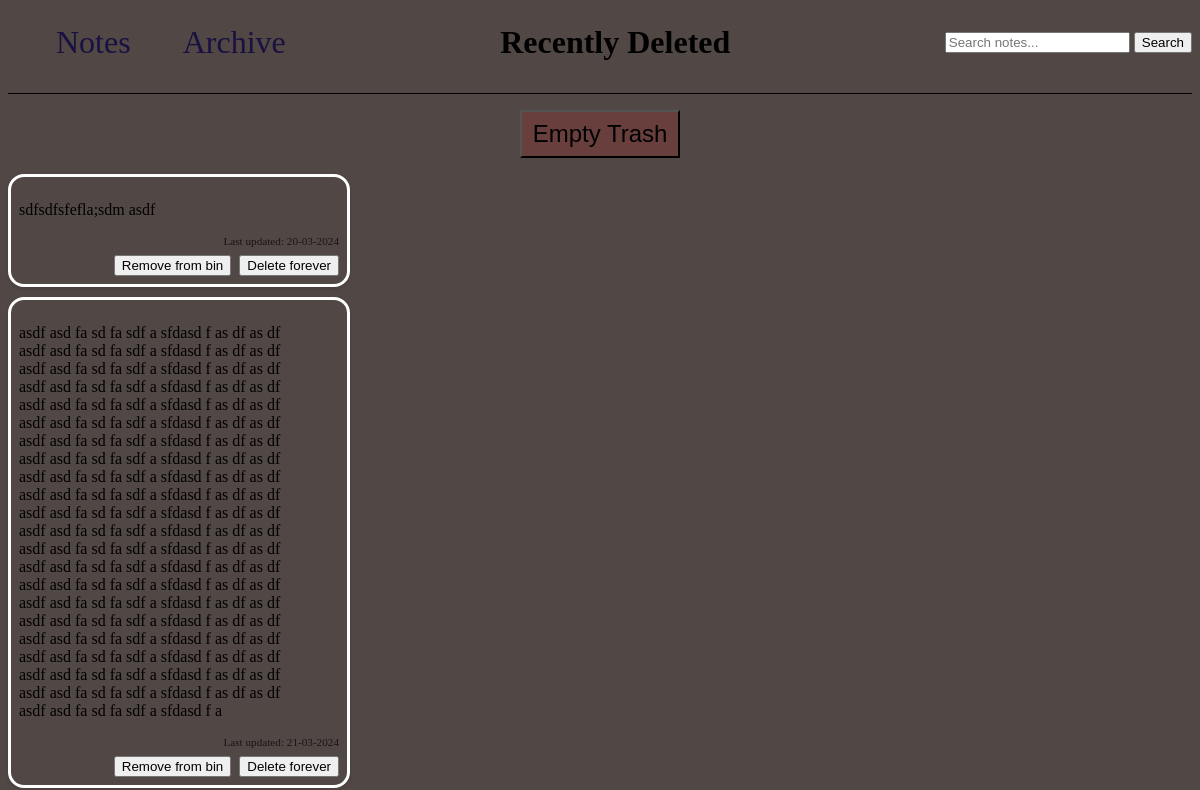
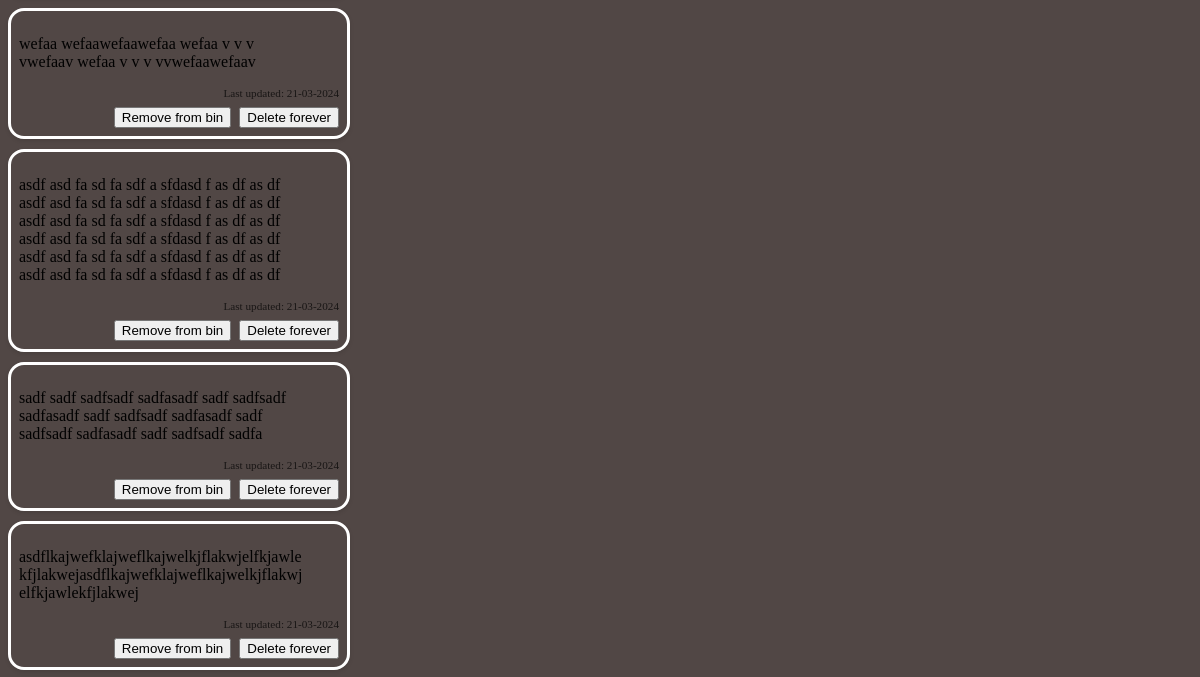
The page /bin (upper part) on the database as committed earlier (2 pictures, top to bottom).
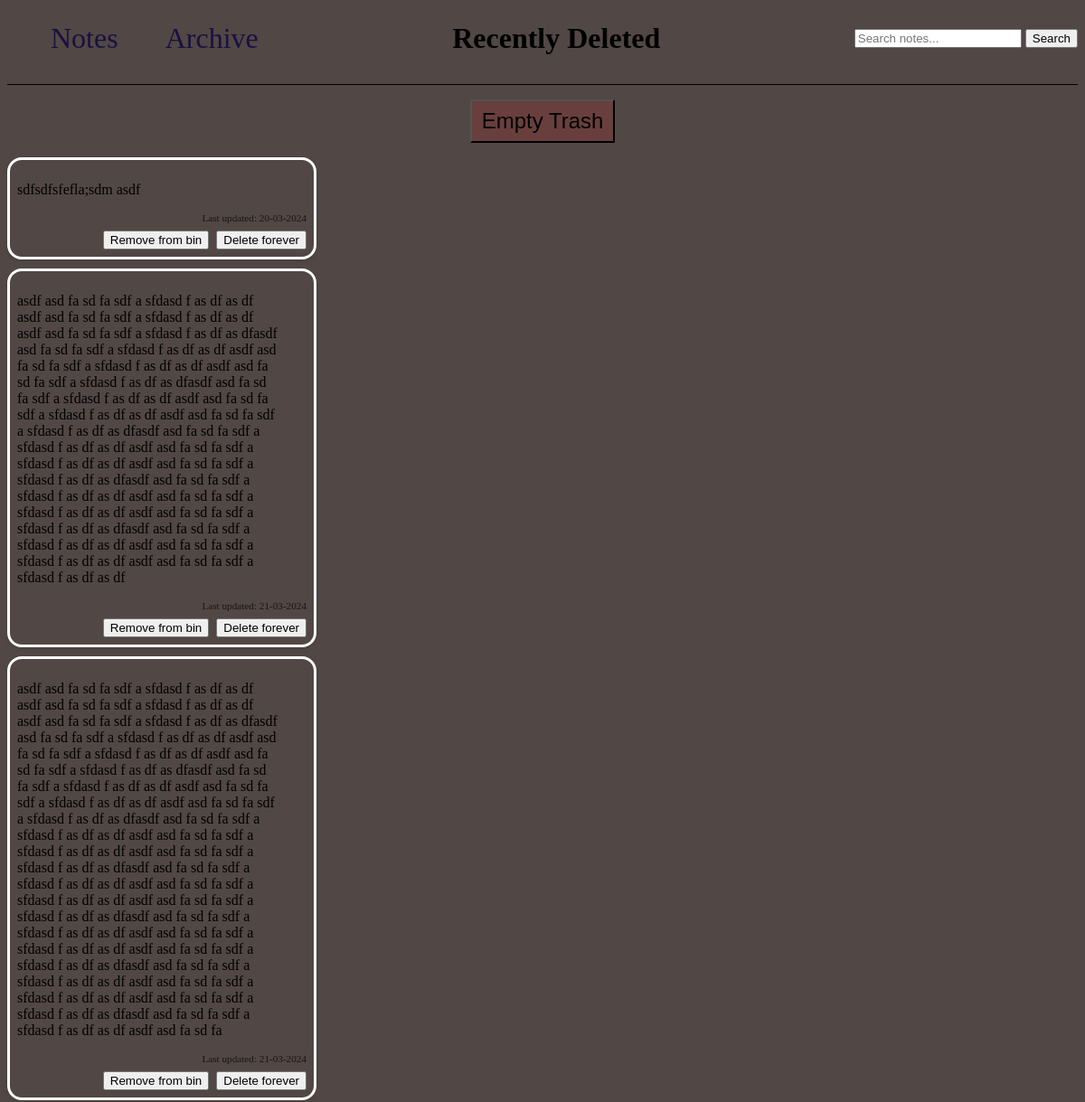
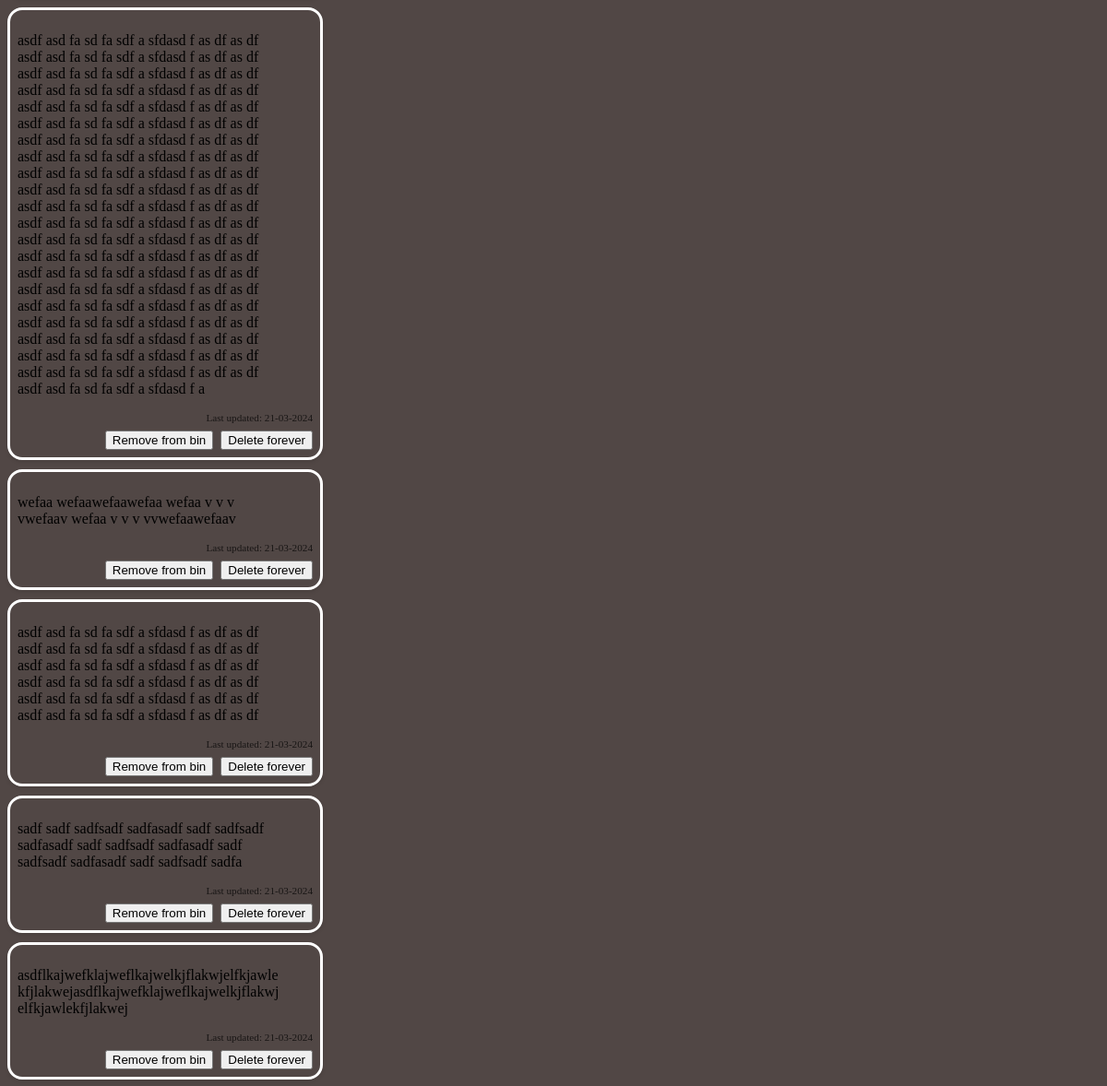
The same page on the database as committed later (2 pictures, top to bottom).
### app.py (models this page shows)
class Note(db.Model): #db.model is a class that you inherit from for all models for flask sqlachemy
    id = db.Column(db.Integer, primary_key=True) #first column using id(int) as a key
    content = db.Column(db.String(200), nullable=False) #second column sets max input as 200chars and cant be empty
    archived = db.Column(db.Boolean, default=False, nullable=False)
    binned = db.Column(db.Boolean, default=False, nullable=False)
    date = db.Column(db.DateTime, default =datetime.utcnow)
    pinned = db.Column(db.Boolean,default = False)

### app.py (the view)
@app.route('/bin', methods = ['GET'])
def bin():
    query = request.args.get('query', '')
    binned_notes = Note.query.filter_by(binned = True).order_by(Note.pinned.desc(), Note.date.desc()).all()
    search_results_bin = []
    if query:
        search_results_bin = Note.query.filter(Note.content.ilike(f'%{query}%'), Note.binned == True).order_by(Note.pinned.desc(),Note.date.desc()).all()
    if binned_notes:
        return render_template('bin.html', notes=binned_notes, search_results = search_results_bin, query = query)
    else:
        return redirect(url_for('index'))

### templates/bin.html (shortened to what this page needs)
<!DOCTYPE html>
<html lang="en">
<head>
    {% from "other_macros.html" import head_elements %}
    {{ head_elements() }}
</head>
<body>
    {% from "button_macros.html" import empty_trash,cancel_search %}
    {% from "other_macros.html" import search_box %}
    {% from "meta_macros.html" import render_notes, links_bar %}
    <div class = "header_bar">
        {{ links_bar('bin')}}
        <h1 class = "title">Recently Deleted</h1>
        {{ search_box('bin', query)}}
    </div>
    <main class = "main_app">
        <div class = "notes_list">
            {% if query %}
                {{ cancel_search('bin') }}
                {% if search_results %}
                    <h2 class = "search_results_title">Search Results for: "{{ query }}" in bin</h2>
                    {{ render_notes(search_results,'bin') }}
                {% else %}
                    <p class = "no_results">No results found for "{{ query }}" :&#40;</p>
                {% endif %}
            {% else %}
                {{ empty_trash() }}
                {{ render_notes(notes ,'bin') }}
            {% endif %}
            </div>
    </main>
</body>
</html>

### templates/other_macros.html (shortened to what this page needs)
{% macro index_link() %}
    <a href="{{ url_for('index') }}" class = "links">Notes</a>
{% endmacro %}
{% macro archive_link() %}
    <a href="{{ url_for('archive') }}" id = 'archive-link' class ="links">Archive</a>
{% endmacro %}
{% macro head_elements() %}
    <link rel="stylesheet" href="{{ url_for('static', filename = 'layout_styling.css') }}">
    <link rel="stylesheet" href="{{ url_for('static', filename = 'notes_styling.css') }}">
{% endmacro %}
{% macro search_box(url, query) %}
    <form action="{{ url_for(url) }}" method="GET" class = "search_bit">
        <input type="text" name="query" placeholder="Search notes..." value="{{ query }}" maxlength = "1000">
        <button type="submit" class = "search_button">Search</button>
    </form>
{% endmacro %}

### templates/button_macros.html (shortened to what this page needs)
{% macro toggle_bin_button(note) %}
    <form action="{{ url_for('toggle_bin', note_id=note.id) }}" method="POST" >
        <button type="submit">{{ 'Remove from bin' if note.binned else 'Move to bin' }}</button>
    </form>
{% endmacro %}
{% macro display_date(note) %}
    <div>Last updated: {{ note.date.strftime('%d-%m-%Y') }}</div>
{% endmacro %}
{% macro delete_button(note) %}
    <form action = "{{ url_for('delete_note', note_id = note.id) }}" method = "POST" onsubmit="return confirmDelete()";>
        <button type = "submit" >Delete forever</button>
    </form>
{% endmacro %}
{% macro empty_trash() %}
    <div class = "deleteall">
        <form action = "{{url_for('empty_trash')}}" method = "POST" onsubmit = "return confirmEmptyTrash()";>
            <button type = "submit" class = "empty_trash">Empty Trash</button>
        </form>
    </div>
{% endmacro %}

### templates/meta_macros.html (shortened to what this page needs)
{% from "button_macros.html" import toggle_archived_button,toggle_bin_button,toggle_pin_button %}
{% from "button_macros.html" import display_datetime,display_date,edit_button,delete_button,cancel_search,search_button %}
{% from "other_macros.html" import archive_link, bin_link, index_link,search_box %}
{% macro render_notes(notes, type) %}
<div class="notes-grid masonry-container-{{ type }}">
  {% for note in notes %}
  <div class="note-container masonry-item">
    <div class="note-content">
      <p>{{ note.content }}</p>
    </div>
    <div class="note-extras">
      <div class="note-date">
        {% if type == 'main' %}
        {{ display_datetime(note) }}
        {% else %}
        {{ display_date(note) }}
        {% endif %}
      </div>
      <div class="note-buttons">
        {{ toggle_bin_button(note) }}
        {% if type == 'bin' %}
        {{ delete_button(note) }}
        {% endif %}
      </div>
    </div>
  </div>
  {% endfor %}
</div>
{% endmacro %}
{% macro links_bar(page) %}
    <header class = "header">
        {% if page != 'main' %}
            {{ index_link() }}
        {% endif %}
        {% if page != 'archive' %}
            {{ archive_link() }}
        {% endif %}
    </header>
{% endmacro %}

### static/layout_styling.css (style rules this page uses)
body { background-color:rgba(42, 30, 28, 0.817); }
.header_bar { display:flex; align-items: center; justify-content: space-between; border-bottom: 0.1rem solid black; padding: 1rem 0 2rem 0; margin-bottom: 1rem; }
.links { font-size:2rem; margin-left: 3rem; color:rgb(25, 17, 65); text-decoration: none; }
.title { font-size:2rem; margin:0; }
.deleteall { display: grid; place-items: center; margin-bottom:1rem; }
.empty_trash { height:3rem; width: 10rem; font-size: 150%; cursor: pointer; background-color: rgba(165, 42, 42, 0.276); }

### static/notes_styling.css (style rules this page uses)
.notes-grid { margin: 0 auto; }
.note-container { border: 0.2rem solid white; padding: 0.5rem; display: flex; flex-direction: column; min-width: 13rem; max-width:20rem; width: calc(33.33% - 10px); position: relative; height: auto; border-radius: 1rem; box-shadow: 0 2px 4px rgba(0, 0, 0, 0.1); margin-bottom: 10px; }
.note-content { margin-right: 2rem; word-wrap: break-word; flex-grow: 1; }
.note-extras { display: flex; flex-direction: column; align-items: flex-end; margin-top: auto; }
.note-date { font-size: 0.7rem; color: rgb(0, 0, 0, 0.7); margin-bottom: 0.5rem; white-space: nowrap; overflow: hidden; text-overflow: ellipsis; max-width: 100%; }
.note-buttons { display: flex; justify-content: flex-end; }
.note-buttons button { margin-left: 0.5rem; }
button { cursor: pointer; }

Rows that differ between the two databases and show on the page:
added Note: content "asdf asd fa sd fa sdf a sfdasd f as df as df asdf asd fa sd fa sdf a sfdasd f as df as df asdf asd fa sd fa sdf a sfdasd f as df as dfasdf asd fa sd fa sdf a sfdasd f as df as df asdf asd fa sd fa sdf a sfdasd f as df as df asdf asd fa sd fa sdf a sfdasd f as df as dfasdf asd fa sd fa sdf a sfdasd f as df as df asdf asd fa sd fa sdf a sfdasd f as df as df asdf asd fa sd fa sdf a sfdasd f as df as dfasdf asd fa sd fa sdf a sfdasd f as df as df asdf asd fa sd fa sdf a sfdasd f as df as df asdf asd fa sd fa sdf a sfdasd f as df as dfasdf asd fa sd fa sdf a sfdasd f as df as df asdf asd fa sd fa sdf a sfdasd f as df as df asdf asd fa sd fa sdf a sfdasd f as df as dfasdf asd fa sd fa sdf a…", date "21-03-2024", binned "Remove from bin"
added Note: content "asdf asd fa sd fa sdf a sfdasd f as df as df asdf asd fa sd fa sdf a sfdasd f as df as df asdf asd fa sd fa sdf a sfdasd f as df as dfasdf asd fa sd fa sdf a sfdasd f as df as df asdf asd fa sd fa sdf a sfdasd f as df as df asdf asd fa sd fa sdf a sfdasd f as df as dfasdf asd fa sd fa sdf a sfdasd f as df as df asdf asd fa sd fa sdf a sfdasd f as df as df asdf asd fa sd fa sdf a sfdasd f as df as dfasdf asd fa sd fa sdf a sfdasd f as df as df asdf asd fa sd fa sdf a sfdasd f as df as df asdf asd fa sd fa sdf a sfdasd f as df as dfasdf asd fa sd fa sdf a sfdasd f as df as df asdf asd fa sd fa sdf a sfdasd f as df as df asdf asd fa sd fa sdf a sfdasd f as df as dfasdf asd fa sd fa sdf a…", date "21-03-2024", binned "Remove from bin"
